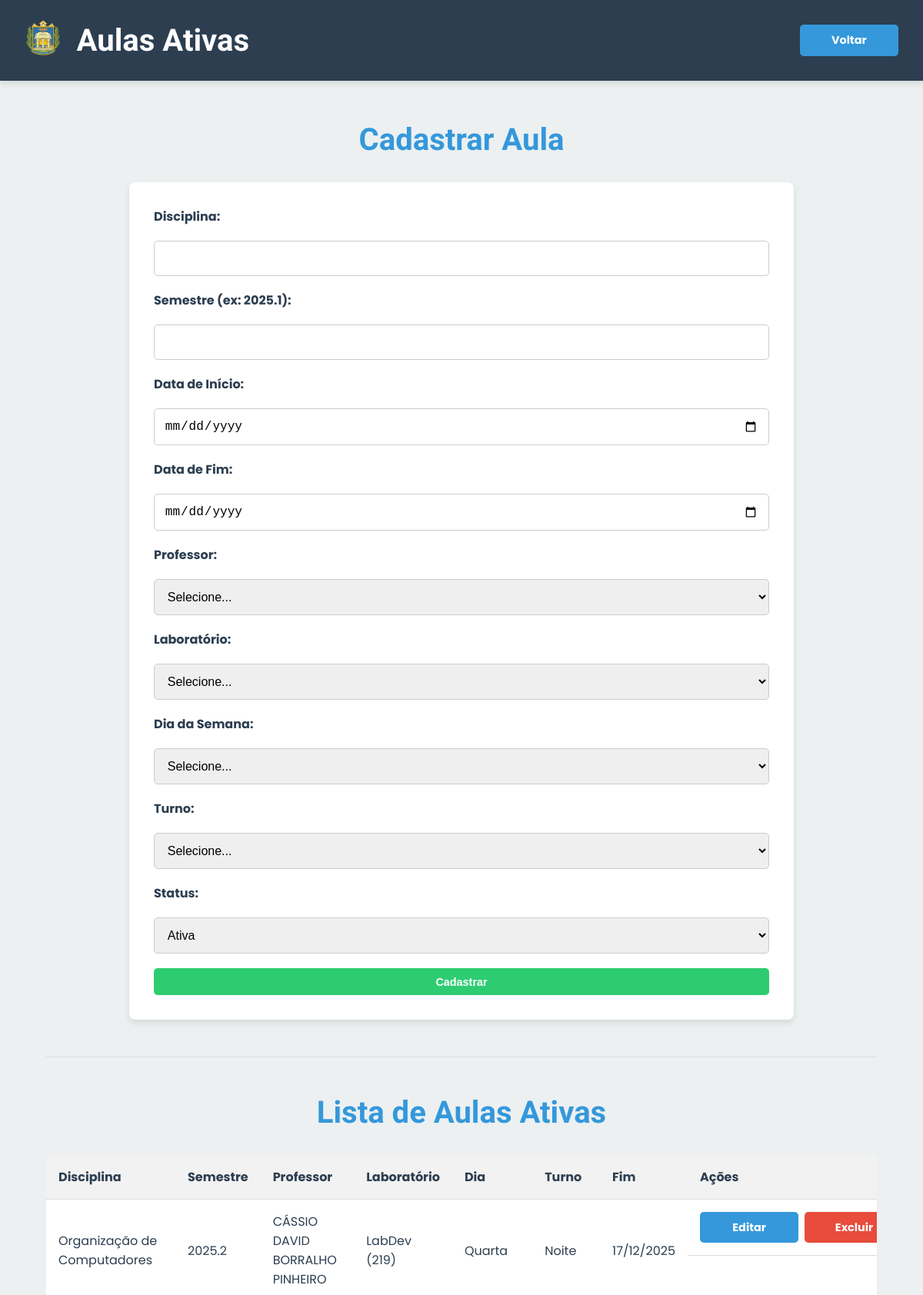
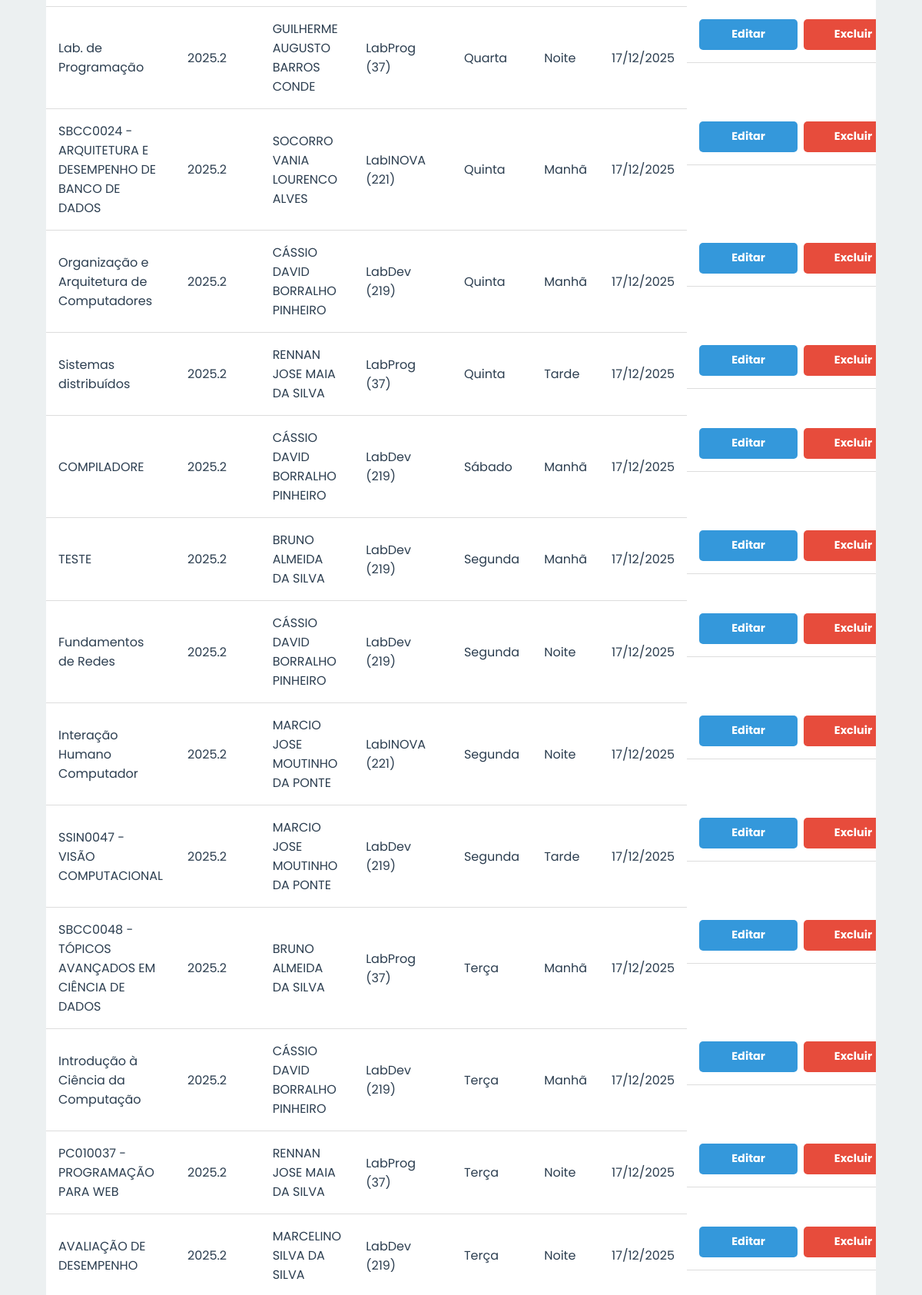
Screenshot of /aulas.php (signed in, upper part) with the database file from the repository (2 pictures, top to bottom).
### tables this page shows
CREATE TABLE `aulas` (
  `id` int(11) NOT NULL,
  `disciplina` varchar(100) NOT NULL,
  `professor_id` int(11) DEFAULT NULL,
  `laboratorio_id` int(11) DEFAULT NULL,
  `turno` varchar(50) NOT NULL,
  `dia_semana` varchar(50) NOT NULL,
  `semestre` varchar(10) DEFAULT NULL,
  `data_inicio` date DEFAULT NULL,
  `data_fim` date DEFAULT NULL,
  `status` enum('ativa','arquivada') NOT NULL DEFAULT 'ativa'
);

CREATE TABLE `professores` (
  `id` int(11) NOT NULL,
  `nome` varchar(100) NOT NULL,
  `email` varchar(100) NOT NULL,
  `telefone` varchar(20) NOT NULL,
  `matricula` varchar(255) NOT NULL,
  `area_conhecimento` varchar(100) DEFAULT NULL,
  `status` enum('ativo','inativo') NOT NULL DEFAULT 'ativo'
);

CREATE TABLE `laboratorios` (
  `id` int(11) NOT NULL,
  `nome` varchar(100) NOT NULL,
  `capacidade` int(11) DEFAULT NULL,
  `numero` varchar(255) NOT NULL,
  `projetor` tinyint(1) NOT NULL DEFAULT 0,
  `localizacao` varchar(255) DEFAULT NULL,
  `foto_url` varchar(255) DEFAULT NULL
);

### aulas.php (the view, shortened to what this page needs)
<?php
require_once "db.php";
$editando = false;
$aula_edit = null;
$sql = "SELECT a.*, p.nome AS professor_nome, l.nome AS lab_nome, l.numero
        FROM aulas a
        LEFT JOIN professores p ON a.professor_id = p.id
        LEFT JOIN laboratorios l ON a.laboratorio_id = l.id
        WHERE a.status = 'ativa'
        ORDER BY a.dia_semana, a.turno";
$aulas = $conexao->query($sql)->fetchAll(PDO::FETCH_ASSOC);
?>
<!DOCTYPE html>
<html lang="pt-br">
<head>
  <link rel="stylesheet" href="css/style.css">
  <link rel="stylesheet" href="https://cdnjs.cloudflare.com/ajax/libs/font-awesome/6.4.0/css/all.min.css">
</head>
<body>
  <div class="header">
    <div style="display: flex; align-items: center; gap: 20px;">
        <a href="index.php"><img src="img/logo.png" alt="Logo" style="height: 50px;"></a>
        <h1 style="margin: 0;">Aulas Ativas</h1>
    </div>
    <a href="index.php" class="btn">Voltar</a>
  </div>
  <div class="container">
    <h2><?= $editando ? "Editar Aula" : "Cadastrar Aula" ?></h2>
    <form method="POST" class="card">
      <label>Disciplina:</label>
      <input type="text" name="disciplina" required value="<?= $aula_edit['disciplina'] ?? '' ?>">
      <label>Semestre (ex: 2025.1):</label>
      <input type="text" name="semestre" value="<?= $aula_edit['semestre'] ?? '' ?>">
      <label>Data de Início:</label>
      <input type="date" name="data_inicio" value="<?= $aula_edit['data_inicio'] ?? '' ?>">
      <label>Data de Fim:</label>
      <input type="date" name="data_fim" value="<?= $aula_edit['data_fim'] ?? '' ?>">
      <label>Professor:</label>
      <select name="professor_id" required>
        <option value="">Selecione...</option>
      </select>
      <label>Laboratório:</label>
      <select name="laboratorio_id" required>
        <option value="">Selecione...</option>
      </select>
      <label>Dia da Semana:</label>
      <select name="dia_semana" required>
        <option value="">Selecione...</option>
      </select>
      <label>Turno:</label>
      <select name="turno" required>
        <option value="">Selecione...</option>
      </select>
      <label>Status:</label>
      <select name="status" required>
        <option value="ativa" <?= (($aula_edit['status'] ?? 'ativa') === 'ativa') ? "selected" : "" ?>>Ativa</option>
      </select>
      <button type="submit" class="btn"><?= $editando ? "Atualizar" : "Cadastrar" ?></button>
    </form>
    <hr>
    <h2>Lista de Aulas Ativas</h2>
    <div class="table-container">
        <table>
          <tr>
            <th>Disciplina</th>
            <th>Semestre</th>
            <th>Professor</th>
            <th>Laboratório</th>
            <th>Dia</th>
            <th>Turno</th>
            <th>Fim</th>
            <th>Ações</th>
          </tr>
          <?php foreach ($aulas as $a): ?>
            <tr>
              <td><?= htmlspecialchars($a['disciplina']) ?></td>
              <td><?= htmlspecialchars($a['semestre']) ?></td>
              <td><?= htmlspecialchars($a['professor_nome'] ?? 'N/A') ?></td>
              <td><?= htmlspecialchars($a['lab_nome'] ?? 'N/A') ?> (<?= $a['numero'] ?? '' ?>)</td>
              <td><?= ucfirst($a['dia_semana']) ?></td>
              <td><?= ucfirst($a['turno']) ?></td>
              <td><?= !empty($a['data_fim']) ? date('d/m/Y', strtotime($a['data_fim'])) : '' ?></td>
              <td>
                <a href="?editar=<?= $a['id'] ?>" class="btn">Editar</a>
                <a href="?excluir=<?= $a['id'] ?>" class="btn btn-danger" onclick="return confirm('Tem certeza que deseja EXCLUIR PERMANENTEMENTE esta aula? Esta ação não pode ser desfeita.')">Excluir</a>
              </td>
            </tr>
          <?php endforeach; ?>
        </table>
    </div>
  </div>
</body>
</html>

### css/style.css (style rules this page uses)
:root { --primary: #3498db; --secondary: #2ecc71; --danger: #e74c3c; --light: #ecf0f1; --dark: #2c3e50; --white: #ffffff; --shadow: 0 4px 8px rgba(0, 0, 0, 0.1); }
body { font-family: 'Poppins', sans-serif; margin: 0; background-color: var(--light); color: var(--dark); }
.container { width: 90%; max-width: 1200px; margin: 0 auto; padding: 20px 0; }
h2 { text-align: center; margin-bottom: 2rem; font-size: 2.5rem; color: var(--primary); font-family: 'Oswald', sans-serif; }
a { text-decoration: none; color: inherit; }
.card { background-color: var(--white); border-radius: 8px; padding: 1.5rem; box-shadow: var(--shadow); border-left: 5px solid; transition: transform 0.3s ease, box-shadow 0.3s ease; }
.header { display: flex; justify-content: space-between; align-items: center; padding: 1.5rem 2rem; background-color: var(--dark); color: var(--white); box-shadow: var(--shadow); }
.header h1 { font-size: 2.5rem; margin: 0; display: flex; align-items: center; gap: 1rem; font-family: 'Oswald', sans-serif; }
form.card { padding: 2rem; background: var(--white); border-radius: 8px; box-shadow: var(--shadow); display: grid; grid-template-columns: 1fr; gap: 1rem; border-left: none; max-width: 800px; margin: 2rem auto; }
@media (min-width: 768px) { form.card { gap: 1.2rem; } }
@media (min-width: 768px) { form.card button { grid-column: 1 / -1; } }
form label { font-weight: bold; color: var(--dark); }
form input, form select, form textarea { width: 100%; padding: 0.8rem; border: 1px solid #ccc; border-radius: 5px; font-size: 1rem; box-sizing: border-box; transition: border-color 0.3s, box-shadow 0.3s; }
hr { border: none; border-top: 1px solid #ddd; margin: 3rem 0; }
.table-container { overflow-x: auto; }
table { width: 100%; border-collapse: collapse; background-color: var(--white); box-shadow: var(--shadow); border-radius: 8px; overflow: hidden; min-width: 800px; }
th, td { padding: 1rem; text-align: left; border-bottom: 1px solid #ddd; }
th { background-color: #f2f2f2; font-weight: bold; color: var(--dark); }
.btn, button[type="submit"] { cursor: pointer; padding: 0.6rem 1.2rem; border: none; border-radius: 5px; font-size: 0.9rem; font-weight: bold; text-align: center; transition: background-color 0.3s, transform 0.2s, box-shadow 0.3s; display: inline-flex; align-items: center; justify-content: center; gap: 0.5rem; min-width: 90px; }
.btn { background-color: var(--primary); color: var(--white); }
button[type="submit"] { background-color: var(--secondary); color: var(--white); }
.btn-danger { background-color: var(--danger); color: white !important; }
td:has(> .btn) { display: flex; gap: 0.5rem; align-items: center; }

### rows the page displays
aulas: disciplina "Organização de Computadores", semestre "2025.2", professor.nome "CÁSSIO DAVID BORRALHO PINHEIRO", laboratorio.nome "LabDev", laboratorio.numero "219", dia_semana "Quarta", turno "Noite", data_fim "17/12/2025"
aulas: disciplina "Lab. de Programação", semestre "2025.2", professor.nome "GUILHERME AUGUSTO BARROS CONDE", laboratorio.nome "LabProg", laboratorio.numero "37", dia_semana "Quarta", turno "Noite", data_fim "17/12/2025"
aulas: disciplina "SBCC0024 - ARQUITETURA E DESEMPENHO DE BANCO DE DADOS", semestre "2025.2", professor.nome "SOCORRO VANIA LOURENCO ALVES", laboratorio.nome "LabINOVA", laboratorio.numero "221", dia_semana "Quinta", turno "Manhã", data_fim "17/12/2025"
aulas: disciplina "Organização e Arquitetura de Computadores", semestre "2025.2", professor.nome "CÁSSIO DAVID BORRALHO PINHEIRO", laboratorio.nome "LabDev", laboratorio.numero "219", dia_semana "Quinta", turno "Manhã", data_fim "17/12/2025"
aulas: disciplina "Sistemas distribuídos", semestre "2025.2", professor.nome "RENNAN JOSE MAIA DA SILVA", laboratorio.nome "LabProg", laboratorio.numero "37", dia_semana "Quinta", turno "Tarde", data_fim "17/12/2025"
aulas: disciplina "COMPILADORE", semestre "2025.2", professor.nome "CÁSSIO DAVID BORRALHO PINHEIRO", laboratorio.nome "LabDev", laboratorio.numero "219", dia_semana "Sábado", turno "Manhã", data_fim "17/12/2025"
aulas: disciplina "TESTE", semestre "2025.2", professor.nome "BRUNO ALMEIDA DA SILVA", laboratorio.nome "LabDev", laboratorio.numero "219", dia_semana "Segunda", turno "Manhã", data_fim "17/12/2025"
aulas: disciplina "Fundamentos de Redes", semestre "2025.2", professor.nome "CÁSSIO DAVID BORRALHO PINHEIRO", laboratorio.nome "LabDev", laboratorio.numero "219", dia_semana "Segunda", turno "Noite", data_fim "17/12/2025"
aulas: disciplina "Interação Humano Computador", semestre "2025.2", professor.nome "MARCIO JOSE MOUTINHO DA PONTE", laboratorio.nome "LabINOVA", laboratorio.numero "221", dia_semana "Segunda", turno "Noite", data_fim "17/12/2025"
aulas: disciplina "SSIN0047 - VISÃO COMPUTACIONAL", semestre "2025.2", professor.nome "MARCIO JOSE MOUTINHO DA PONTE", laboratorio.nome "LabDev", laboratorio.numero "219", dia_semana "Segunda", turno "Tarde", data_fim "17/12/2025"
aulas: disciplina "SBCC0048 - TÓPICOS AVANÇADOS EM CIÊNCIA DE DADOS", semestre "2025.2", professor.nome "BRUNO ALMEIDA DA SILVA", laboratorio.nome "LabProg", laboratorio.numero "37", dia_semana "Terça", turno "Manhã", data_fim "17/12/2025"
aulas: disciplina "Introdução à Ciência da Computação", semestre "2025.2", professor.nome "CÁSSIO DAVID BORRALHO PINHEIRO", laboratorio.nome "LabDev", laboratorio.numero "219", dia_semana "Terça", turno "Manhã", data_fim "17/12/2025"
aulas: disciplina "PC010037 - PROGRAMAÇÃO PARA WEB", semestre "2025.2", professor.nome "RENNAN JOSE MAIA DA SILVA", laboratorio.nome "LabProg", laboratorio.numero "37", dia_semana "Terça", turno "Noite", data_fim "17/12/2025"
aulas: disciplina "AVALIAÇÃO DE DESEMPENHO", semestre "2025.2", professor.nome "MARCELINO SILVA DA SILVA", laboratorio.nome "LabDev", laboratorio.numero "219", dia_semana "Terça", turno "Noite", data_fim "17/12/2025"
